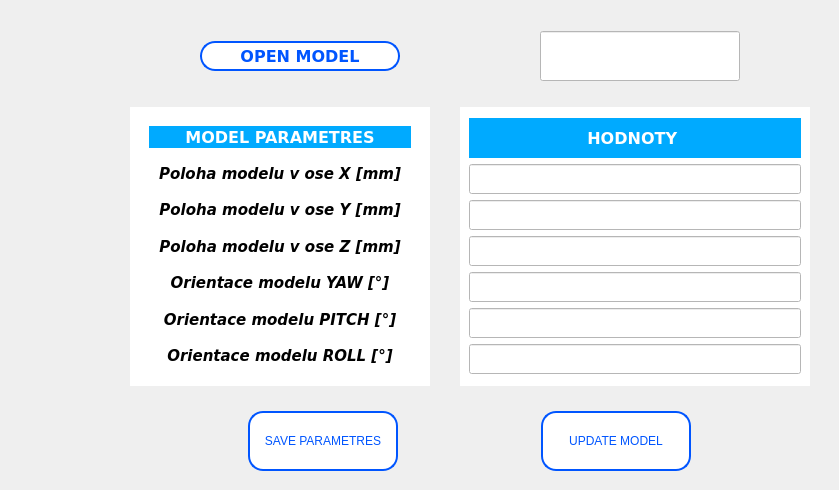
    <widget class="QWidget" name="load_model_page">
     <widget class="QWidget" name="verticalLayoutWidget_9">
      <property name="geometry">
       <rect>
        <x>110</x>
        <y>20</y>
        <width>720</width>
        <height>461</height>
       </rect>
      </property>
      <layout class="QVBoxLayout" name="load_model_page_layout">
       <property name="spacing">
        <number>15</number>
       </property>
       <property name="leftMargin">
        <number>10</number>
       </property>
       <property name="topMargin">
        <number>10</number>
       </property>
       <property name="rightMargin">
        <number>10</number>
       </property>
       <property name="bottomMargin">
        <number>10</number>
       </property>
       <item>
        <layout class="QHBoxLayout" name="open_model_hlayout">
         <property name="spacing">
          <number>70</number>
         </property>
         <property name="leftMargin">
          <number>10</number>
         </property>
         <property name="topMargin">
          <number>1</number>
         </property>
         <property name="rightMargin">
          <number>10</number>
         </property>
         <property name="bottomMargin">
          <number>1</number>
         </property>
         <item>
          <widget class="QPushButton" name="open_model_btn">
           <property name="minimumSize">
            <size>
             <width>150</width>
             <height>30</height>
            </size>
           </property>
           <property name="maximumSize">
            <size>
             <width>200</width>
             <height>30</height>
            </size>
           </property>
           <property name="font">
            <font>
             <family>Verdana</family>
             <pointsize>12</pointsize>
             <bold>true</bold>
            </font>
           </property>
           <property name="styleSheet">
            <string notr="true">QPushButton{
    background-color: rgb(255, 255, 255);
    color: rgb(0, 85, 255);
    border-radius: 15px;
    border: 2px solid #00AEEF;
    border-color: rgb(0, 85, 255);
}
QPushButton:checked {
    background-color: rgb(206, 206, 206);
    color: rgb(0, 85, 255);
    border: 2px solid #00AEEF;
}
QPushButton:pressed {
	background-color: rgb(206, 206, 206);
}
QPushButton:disabled{
	background-color: rgb(170, 170, 170);
	color: rgb(225, 225, 225);
	border: 2px solid #00AEEF;
}</string>
           </property>
           <property name="text">
            <string>OPEN MODEL</string>
           </property>
           <property name="icon">
            <iconset>
             <normaloff>icons/home.svg</normaloff>icons/home.svg</iconset>
           </property>
           <property name="iconSize">
            <size>
             <width>25</width>
             <height>25</height>
            </size>
           </property>
           <property name="checkable">
            <bool>true</bool>
           </property>
          </widget>
         </item>
         <item>
          <widget class="QLineEdit" name="model_path">
           <property name="minimumSize">
            <size>
             <width>150</width>
             <height>35</height>
            </size>
           </property>
           <property name="maximumSize">
            <size>
             <width>200</width>
             <height>50</height>
            </size>
           </property>
           <property name="styleSheet">
            <string notr="true">background-color: rgb(255, 255, 255);</string>
           </property>
          </widget>
         </item>
        </layout>
       </item>
       <item>
        <layout class="QHBoxLayout" name="parametry_modelu_layaout">
         <property name="spacing">
          <number>30</number>
         </property>
         <property name="leftMargin">
          <number>10</number>
         </property>
         <property name="topMargin">
          <number>10</number>
         </property>
         <property name="rightMargin">
          <number>10</number>
         </property>
         <property name="bottomMargin">
          <number>10</number>
         </property>
         <item>
          <widget class="QFrame" name="parametry_modelu">
           <property name="minimumSize">
            <size>
             <width>300</width>
             <height>250</height>
            </size>
           </property>
           <property name="maximumSize">
            <size>
             <width>300</width>
             <height>400</height>
            </size>
           </property>
           <property name="styleSheet">
            <string notr="true">background-color: rgb(255, 255, 255);</string>
           </property>
           <layout class="QVBoxLayout" name="parametry_modelu_layout">
            <property name="spacing">
             <number>9</number>
            </property>
            <property name="sizeConstraint">
             <enum>QLayout::SizeConstraint::SetNoConstraint</enum>
            </property>
            <item>
             <layout class="QVBoxLayout" name="layout_parametry_modelu">
              <property name="spacing">
               <number>15</number>
              </property>
              <property name="leftMargin">
               <number>10</number>
              </property>
              <property name="topMargin">
               <number>10</number>
              </property>
              <property name="rightMargin">
               <number>10</number>
              </property>
              <property name="bottomMargin">
               <number>10</number>
              </property>
              <item>
               <widget class="QLabel" name="label_18">
                <property name="font">
                 <font>
                  <family>Verdana</family>
                  <pointsize>12</pointsize>
                  <bold>true</bold>
                 </font>
                </property>
                <property name="styleSheet">
                 <string notr="true">background-color: rgb(0, 170, 255);
color: rgb(255, 255, 255);</string>
                </property>
                <property name="text">
                 <string>MODEL PARAMETRES</string>
                </property>
                <property name="alignment">
                 <set>Qt::AlignmentFlag::AlignCenter</set>
                </property>
               </widget>
              </item>
              <item>
               <widget class="QLabel" name="label_5">
                <property name="font">
                 <font>
                  <family>Verdana</family>
                  <pointsize>11</pointsize>
                  <italic>true</italic>
                  <bold>true</bold>
                 </font>
                </property>
                <property name="styleSheet">
                 <string notr="true">background-color: rgb(255, 255, 255);</string>
                </property>
                <property name="text">
                 <string>Poloha modelu v ose X [mm]</string>
                </property>
                <property name="alignment">
                 <set>Qt::AlignmentFlag::AlignCenter</set>
                </property>
               </widget>
              </item>
              <item>
               <widget class="QLabel" name="label_6">
                <property name="font">
                 <font>
                  <family>Verdana</family>
                  <pointsize>11</pointsize>
                  <italic>true</italic>
                  <bold>true</bold>
                 </font>
                </property>
                <property name="styleSheet">
                 <string notr="true">background-color: rgb(255, 255, 255);
</string>
                </property>
                <property name="text">
                 <string>Poloha modelu v ose Y [mm]</string>
                </property>
                <property name="alignment">
                 <set>Qt::AlignmentFlag::AlignCenter</set>
                </property>
               </widget>
              </item>
              <item>
               <widget class="QLabel" name="label_7">
                <property name="font">
                 <font>
                  <family>Verdana</family>
                  <pointsize>11</pointsize>
                  <italic>true</italic>
                  <bold>true</bold>
                 </font>
                </property>
                <property name="styleSheet">
                 <string notr="true">background-color: rgb(255, 255, 255);</string>
                </property>
                <property name="text">
                 <string>Poloha modelu v ose Z [mm]</string>
                </property>
                <property name="alignment">
                 <set>Qt::AlignmentFlag::AlignCenter</set>
                </property>
               </widget>
              </item>
              <item>
               <widget class="QLabel" name="label_8">
                <property name="font">
                 <font>
                  <family>Verdana</family>
                  <pointsize>11</pointsize>
                  <italic>true</italic>
                  <bold>true</bold>
                 </font>
                </property>
                <property name="styleSheet">
                 <string notr="true">background-color: rgb(255, 255, 255);</string>
                </property>
                <property name="text">
                 <string>Orientace modelu YAW [°]</string>
                </property>
                <property name="alignment">
                 <set>Qt::AlignmentFlag::AlignCenter</set>
                </property>
               </widget>
              </item>
              <item>
               <widget class="QLabel" name="label_9">
                <property name="font">
                 <font>
                  <family>Verdana</family>
                  <pointsize>11</pointsize>
                  <italic>true</italic>
                  <bold>true</bold>
                 </font>
                </property>
                <property name="styleSheet">
                 <string notr="true">background-color: rgb(255, 255, 255);</string>
                </property>
                <property name="text">
                 <string>Orientace modelu PITCH [°]</string>
                </property>
                <property name="alignment">
                 <set>Qt::AlignmentFlag::AlignCenter</set>
                </property>
               </widget>
              </item>
              <item>
               <widget class="QLabel" name="label_10">
                <property name="font">
                 <font>
                  <family>Verdana</family>
                  <pointsize>11</pointsize>
                  <italic>true</italic>
                  <bold>true</bold>
                 </font>
                </property>
                <property name="styleSheet">
                 <string notr="true">background-color: rgb(255, 255, 255);</string>
                </property>
                <property name="text">
                 <string>Orientace modelu ROLL [°]</string>
                </property>
                <property name="alignment">
                 <set>Qt::AlignmentFlag::AlignCenter</set>
                </property>
               </widget>
              </item>
             </layout>
            </item>
           </layout>
          </widget>
         </item>
         <item>
          <widget class="QWidget" name="hodnoty_modelu" native="true">
           <property name="minimumSize">
            <size>
             <width>350</width>
             <height>250</height>
            </size>
           </property>
           <property name="maximumSize">
            <size>
             <width>350</width>
             <height>400</height>
            </size>
           </property>
           <property name="styleSheet">
            <string notr="true">
background-color: rgb(255, 255, 255);</string>
           </property>
           <layout class="QVBoxLayout" name="verticalLayout_2">
            <item>
             <layout class="QVBoxLayout" name="hodnoty_modelu_layout">
              <item>
               <widget class="QLabel" name="label_19">
                <property name="minimumSize">
                 <size>
                  <width>60</width>
                  <height>25</height>
                 </size>
                </property>
                <property name="maximumSize">
                 <size>
                  <width>10000</width>
                  <height>40</height>
                 </size>
                </property>
                <property name="font">
                 <font>
                  <family>Verdana</family>
                  <pointsize>12</pointsize>
                  <bold>true</bold>
                 </font>
                </property>
                <property name="styleSheet">
                 <string notr="true">background-color: rgb(0, 170, 255);
color: rgb(255, 255, 255);</string>
                </property>
                <property name="text">
                 <string>HODNOTY </string>
                </property>
                <property name="alignment">
                 <set>Qt::AlignmentFlag::AlignCenter</set>
                </property>
               </widget>
              </item>
              <item>
               <widget class="QLineEdit" name="model_x_text">
                <property name="minimumSize">
                 <size>
                  <width>60</width>
                  <height>30</height>
                 </size>
                </property>
               </widget>
              </item>
              <item>
               <widget class="QLineEdit" name="model_y_text">
                <property name="minimumSize">
                 <size>
                  <width>60</width>
                  <height>30</height>
                 </size>
                </property>
               </widget>
              </item>
              <item>
               <widget class="QLineEdit" name="model_z_text">
                <property name="minimumSize">
                 <size>
                  <width>60</width>
                  <height>30</height>
                 </size>
                </property>
               </widget>
              </item>
              <item>
               <widget class="QLineEdit" name="model_yaw_text">
                <property name="minimumSize">
                 <size>
                  <width>60</width>
                  <height>30</height>
                 </size>
                </property>
               </widget>
              </item>
              <item>
               <widget class="QLineEdit" name="model_pitch_text">
                <property name="minimumSize">
                 <size>
                  <width>60</width>
                  <height>30</height>
                 </size>
                </property>
               </widget>
              </item>
              <item>
               <widget class="QLineEdit" name="model_roll_text">
                <property name="minimumSize">
                 <size>
                  <width>60</width>
                  <height>30</height>
                 </size>
                </property>
               </widget>
              </item>
             </layout>
            </item>
           </layout>
          </widget>
         </item>
        </layout>
       </item>
       <item>
        <layout class="QHBoxLayout" name="horizontalLayout_4">
         <item>
          <widget class="QPushButton" name="btn_save_apram">
           <property name="minimumSize">
            <size>
             <width>100</width>
             <height>50</height>
            </size>
           </property>
           <property name="maximumSize">
            <size>
             <width>150</width>
             <height>60</height>
            </size>
           </property>
           <property name="styleSheet">
            <string notr="true">QPushButton{
    background-color: rgb(255, 255, 255);
    color: rgb(0, 85, 255);
    border-radius: 15px;
    border: 2px solid #00AEEF;
    border-color: rgb(0, 85, 255);
}
QPushButton:checked {
    background-color: rgb(206, 206, 206);
    color: rgb(0, 85, 255);
    border: 2px solid #00AEEF;
}
QPushButton:pressed {
	background-color: rgb(206, 206, 206);
}
QPushButton:disabled{
	background-color: rgb(170, 170, 170);
	color: rgb(225, 225, 225);
	border: 2px solid #00AEEF;
}</string>
           </property>
           <property name="text">
            <string>SAVE PARAMETRES</string>
           </property>
          </widget>
         </item>
         <item>
          <widget class="QPushButton" name="btn_update_plot">
           <property name="minimumSize">
            <size>
             <width>100</width>
             <height>50</height>
            </size>
           </property>
           <property name="maximumSize">
            <size>
             <width>150</width>
             <height>60</height>
            </size>
           </property>
           <property name="styleSheet">
            <string notr="true">QPushButton{
    background-color: rgb(255, 255, 255);
    color: rgb(0, 85, 255);
    border-radius: 15px;
    border: 2px solid #00AEEF;
    border-color: rgb(0, 85, 255);
}
QPushButton:checked {
    background-color: rgb(206, 206, 206);
    color: rgb(0, 85, 255);
    border: 2px solid #00AEEF;
}
QPushButton:pressed {
	background-color: rgb(206, 206, 206);
}
QPushButton:disabled{
	background-color: rgb(170, 170, 170);
	color: rgb(225, 225, 225);
	border: 2px solid #00AEEF;
}</string>
           </property>
           <property name="text">
            <string>UPDATE MODEL</string>
           </property>
          </widget>
         </item>
        </layout>
       </item>
      </layout>
     </widget>
    </widget>
